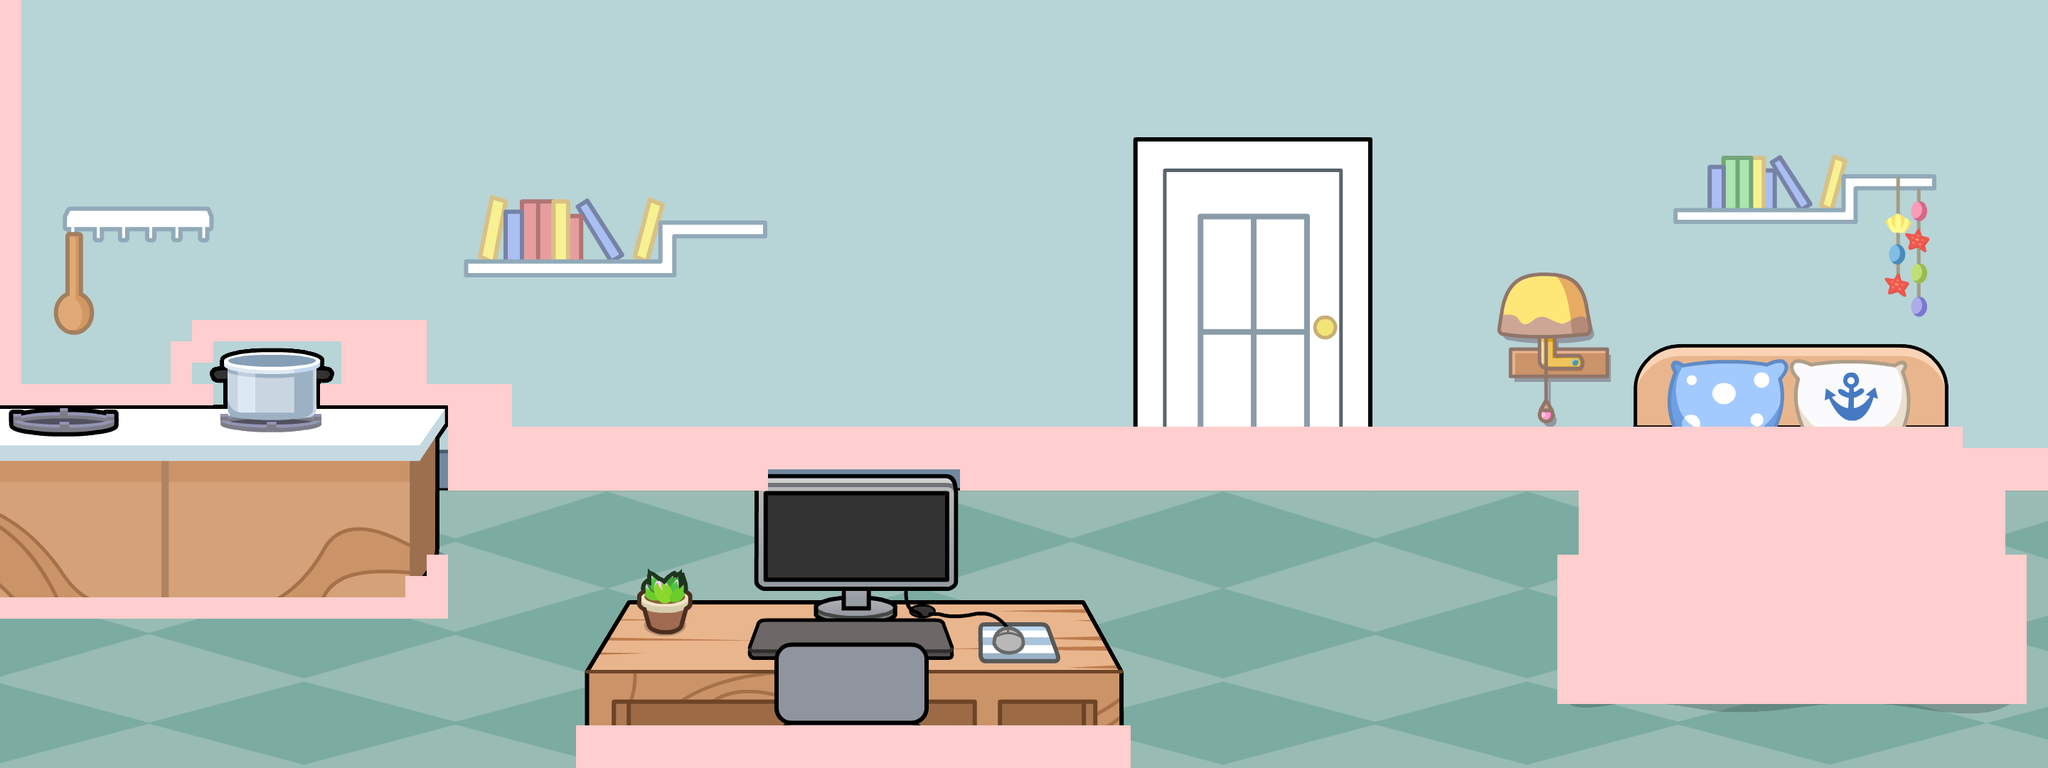

Below is a game level as drawn by its tile map, then a one-line description and the .tmx that defines it (tile-layer data replaced by summaries):
An orthogonal 96x36 tile map with 30x30 px tiles, 4 tile layers (块层 1, building, collision, mask), 6 tilesets.

<map version="1.0" tiledversion="1.1.2" orientation="orthogonal" renderorder="right-down" width="96" height="36" tilewidth="30" tileheight="30" infinite="0" nextobjectid="1">
 <tileset firstgid="1" name="home" tilewidth="30" tileheight="30" tilecount="3456" columns="96">
  <image source="home.png" width="2880" height="1080" />
 </tileset>
 <tileset firstgid="3457" name="computer_table_1" tilewidth="30" tileheight="30" tilecount="364" columns="26">
  <image source="computer_table_1.png" width="780" height="420" />
 </tileset>
 <tileset firstgid="3821" name="kitchen_table_1" tilewidth="30" tileheight="30" tilecount="286" columns="22">
  <image source="kitchen_table_1.png" width="660" height="390" />
 </tileset>
 <tileset firstgid="4107" name="bed_1" tilewidth="30" tileheight="30" tilecount="418" columns="22">
  <image source="bed_1.png" width="660" height="570" />
 </tileset>
 <tileset firstgid="4525" name="meta_tile_green" tilewidth="30" tileheight="30" tilecount="1" columns="1">
  <image source="../../common/meta_tile_green.png" width="32" height="32" />
  <tile id="0">
   <properties>
    <property name="maskable" type="int" value="1" />
   </properties>
  </tile>
 </tileset>
 <tileset firstgid="4526" name="meta_tile_red" tilewidth="30" tileheight="30" tilecount="1" columns="1">
  <properties>
   <property name="colliable" type="int" value="1" />
  </properties>
  <image source="../../common/meta_tile_red.png" width="32" height="32" />
  <tile id="0">
   <properties>
    <property name="colliable" type="int" value="1" />
   </properties>
  </tile>
 </tileset>
 <layer name="块层 1" width="96" height="36">
  <data>[3456 cells, 3456 non-empty, 3456 distinct tile ids]</data>
 </layer>
 <layer name="building" width="96" height="36">
  <data>[3456 cells, 1068 non-empty, 1068 distinct tile ids]</data>
 </layer>
 <layer name="collision" width="96" height="36">
  <data>[3456 cells, 564 non-empty, 1 distinct tile ids]</data>
 </layer>
 <layer name="mask" width="96" height="36">
  <data>[3456 cells, 0 non-empty, 0 distinct tile ids]</data>
 </layer>
</map>
